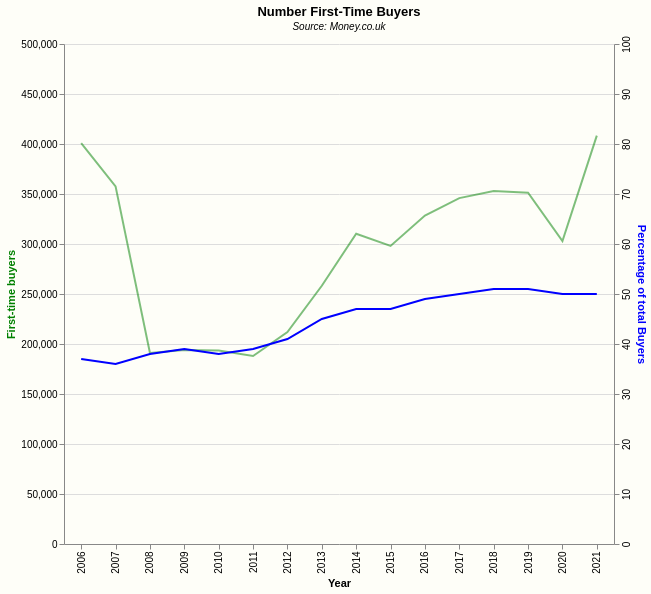

Write the Vega-Lite specification saved for this chart.
### Vega-Lite specification from a JSON file in a GitHub repository (floating-point values rounded to 4 significant figures)
{"$schema": "https://vega.github.io/schema/vega-lite/v5.json", "description": "A simple line chart with embedded data.", "title": {"text": "Number First-Time Buyers", "subtitle": "Source: Money.co.uk", "subtitleFontStyle": "italic", "subtitleFontSize": 10, "anchor": "middle", "color": "black"}, "config": {"background": "#FeFeF8", "view": {"stroke": "transparent"}}, "height": 500, "width": 550, "data": {"values": [{"Year": 2006, "First-time buyers": 400900, "Year-on-year change": 10, "FTB Share of all mortgage house purchases": 37}, {"Year": 2007, "First-time buyers": 357600, "Year-on-year change": -11, "FTB Share of all mortgage house purchases": 36}, {"Year": 2008, "First-time buyers": 191000, "Year-on-year change": -47, "FTB Share of all mortgage house purchases": 38}, {"Year": 2009, "First-time buyers": 193900, "Year-on-year change": 2, "FTB Share of all mortgage house purchases": 39}, {"Year": 2010, "First-time buyers": 193600, "Year-on-year change": 0, "FTB Share of all mortgage house purchases": 38}, {"Year": 2011, "First-time buyers": 188000, "Year-on-year change": -3, "FTB Share of all mortgage house purchases": 39}, {"Year": 2012, "First-time buyers": 211900, "Year-on-year change": 13, "FTB Share of all mortgage house purchases": 41}, {"Year": 2013, "First-time buyers": 258200, "Year-on-year change": 22, "FTB Share of all mortgage house purchases": 45}, {"Year": 2014, "First-time buyers": 310300, "Year-on-year change": 20, "FTB Share of all mortgage house purchases": 47}, {"Year": 2015, "First-time buyers": 298100, "Year-on-year change": -4, "FTB Share of all mortgage house purchases": 47}, {"Year": 2016, "First-time buyers": 328500, "Year-on-year change": 10, "FTB Share of all mortgage house purchases": 49}, {"Year": 2017, "First-time buyers": 345900, "Year-on-year change": 5, "FTB Share of all mortgage house purchases": 50}, {"Year": 2018, "First-time buyers": 353100, "Year-on-year change": 2, "FTB Share of all mortgage house purchases": 51}, {"Year": 2019, "First-time buyers": 351300, "Year-on-year change": -1, "FTB Share of all mortgage house purchases": 51}, {"Year": 2020, "First-time buyers": 303000, "Year-on-year change": -14, "FTB Share of all mortgage house purchases": 50}, {"Year": 2021, "First-time buyers": 408379, "Year-on-year change": 35, "FTB Share of all mortgage house purchases": 50}]}, "layer": [{"mark": {"opacity": 0.5, "type": "line", "color": "green"}, "encoding": {"x": {"field": "Year", "type": "ordinal", "title": "Year"}, "y": {"field": "First-time buyers", "title": "First-time buyers", "type": "quantitative", "scale": {"domain": [0, 500000]}, "axis": {"orient": "left", "titleColor": "green"}}}}, {"mark": {"type": "line", "color": "blue"}, "encoding": {"x": {"field": "Year", "type": "ordinal", "axis": {"labelAngle": 270}}, "y": {"field": "FTB Share of all mortgage house purchases", "title": "Percentage of total Buyers", "scale": {"domain": [0, 100]}, "type": "quantitative", "axis": {"orient": "right", "titleColor": "blue", "labelAngle": 270}}}}], "resolve": {"scale": {"y": "independent"}}}
